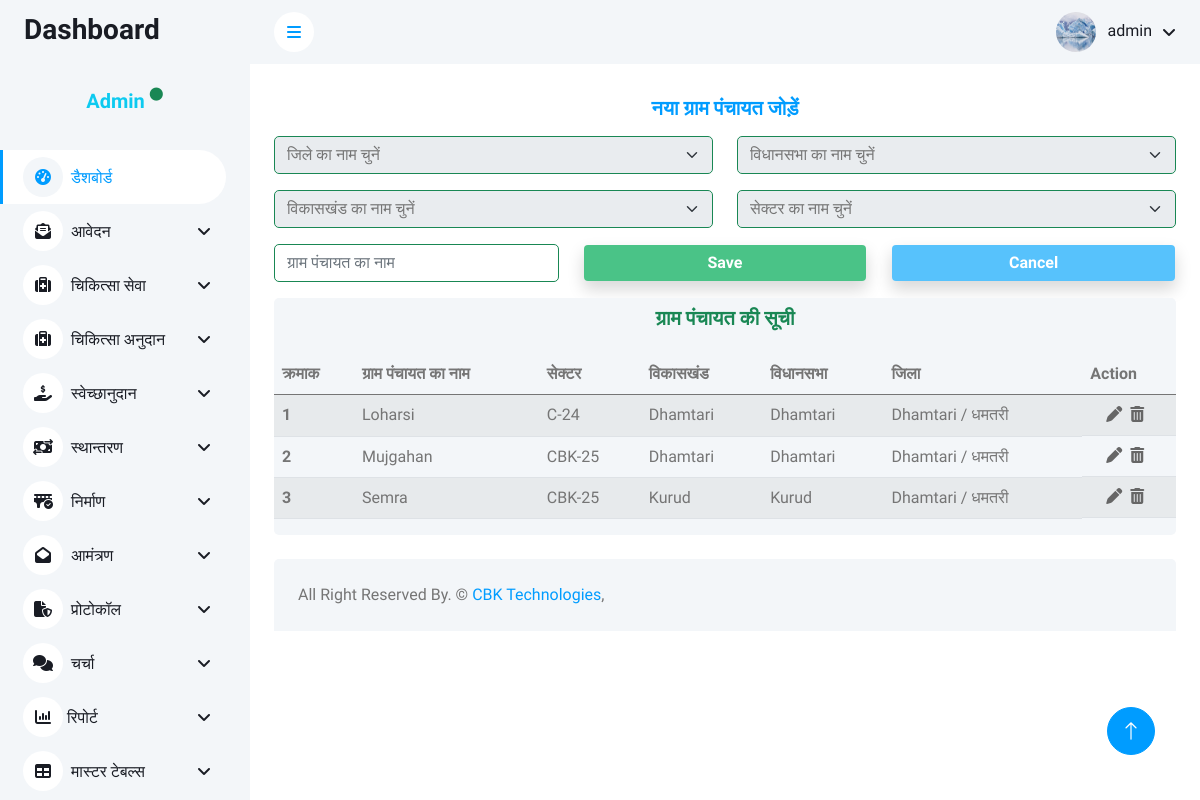
/admin/master/gram_panchayat_master.php (signed in), run on an earlier commit of the app's database.
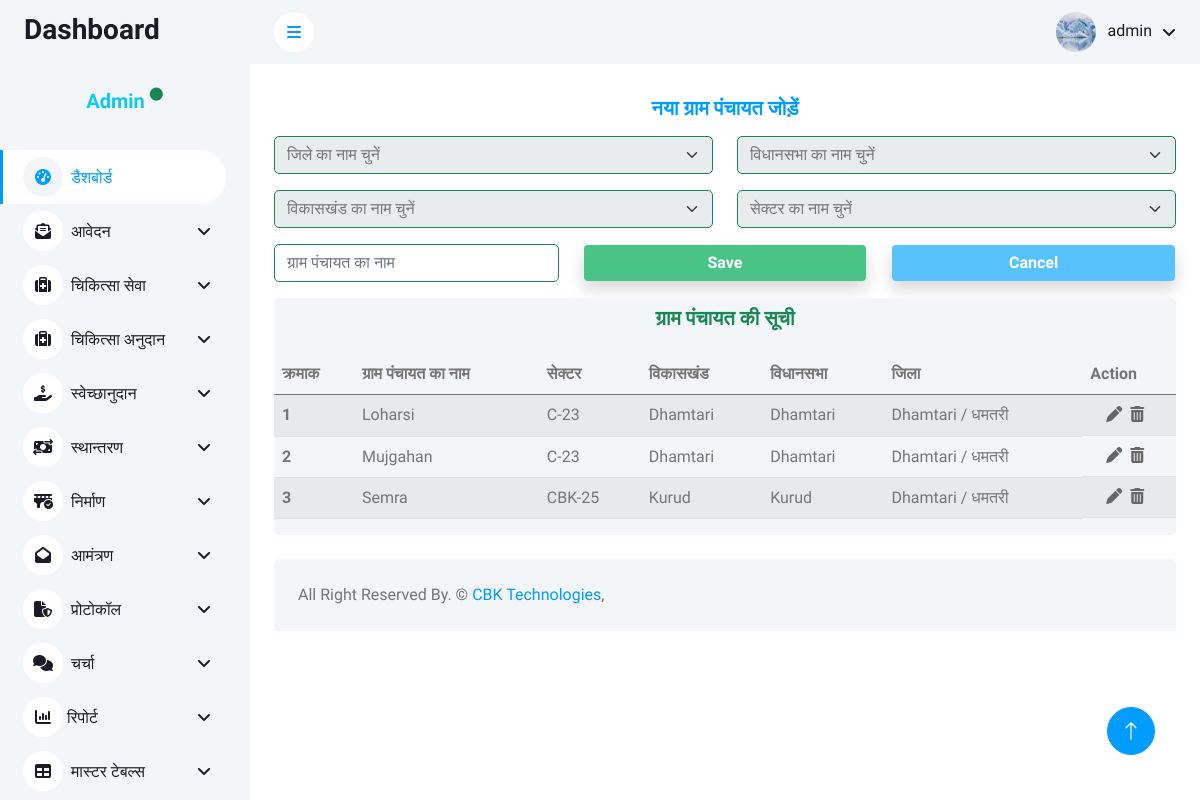
And on a later commit of the database.
### tables this page shows
CREATE TABLE `gram_panchayat_master` (
  `gram_panchayat_id` int(11) NOT NULL,
  `gram_panchayat_name` varchar(200) NOT NULL,
  `vikaskhand_id` int(11) NOT NULL,
  `vidhansabha_id` int(11) NOT NULL,
  `district_id` int(11) NOT NULL,
  `sector_id` int(11) NOT NULL,
  `area_id` int(11) NOT NULL
);

CREATE TABLE `sector_master` (
  `sector_id` int(11) NOT NULL,
  `sector_name` varchar(200) NOT NULL,
  `district_id` int(11) NOT NULL,
  `vidhansabha_id` int(11) NOT NULL,
  `vikaskhand_id` int(11) NOT NULL,
  `area_id` int(11) NOT NULL
);

CREATE TABLE `vikaskhand_master` (
  `vikaskhand_id` int(11) NOT NULL,
  `vikaskhand_name` varchar(200) NOT NULL,
  `vidhansabha_id` int(11) NOT NULL,
  `district_id` int(11) NOT NULL,
  `area_id` int(11) NOT NULL
);

CREATE TABLE `vidhansabha_master` (
  `vidhansabha_id` int(11) NOT NULL,
  `vidhansabha_name` varchar(200) NOT NULL,
  `district_id` int(11) NOT NULL
);

CREATE TABLE `district_master` (
  `district_id` int(11) NOT NULL,
  `district_name` varchar(200) NOT NULL
);

### admin/master/gram_panchayat_master.php (the view, shortened to what this page needs)
<?php include('../config/dbconnection.php') ?>
<?php
$tblname = "gram_panchayat_master";
$tblkey = "gram_panchayat_id";
$gram_panchayat_name = "";
?>
<?php include('../includes/header.php') ?>
<?php include('../includes/sidebar.php') ?>
<?php include('../includes/navbar.php') ?>
<div class="container-fluid pt-4 px-4">
    <form method="post">
        <div class="row text-center align-items-center">
            <h5 class="text-center fw-bolder text-primary mb-3">नया ग्राम पंचायत जोड़ें</h5>
            <div class="col-lg-6 text-center mb-3">
                <select name="district_id" id="districtSelect" class="form-select form-control border-success" required>
                    <option selected>जिले का नाम चुनें</option>
                </select>
            </div>
            <div class="col-lg-6 text-center mb-3">
                <select name="vidhansabha_id" id="vidhansabhaSelect" class="form-select form-control border-success" required>
                    <option selected>विधानसभा का नाम चुनें</option>
                </select>
            </div>
            <div class="col-lg-6 text-center mb-3">
                <select name="vikaskhand_id" id="vikaskhandSelect" class="form-select form-control border-success" required>
                    <option selected>विकासखंड का नाम चुनें</option>
                </select>
            </div>
            <div class="col-lg-6 text-center mb-3">
                <select name="sector_id" id="sectorSelect" class="form-select form-control border-success" required>
                    <option selected>सेक्टर का नाम चुनें</option>
                </select>
            </div>
            <div class="col-lg-4 text-center mb-3">
                <input type="text" name="gram_panchayat_name" class="form-control border-success" placeholder="ग्राम पंचायत का नाम" required value="<?= $gram_panchayat_name ?>">
            </div>
            <div class="col-lg-4 text-center mb-3">
                <button name="submit_gram_panchayat" class="form-control text-center text-white btn text-center shadow" type="submit" style="background-color:#4ac387;"><b>Save</b></button>
            </div>
            <div class="col-lg-4 text-center mb-3">
                <button name="cancel_gram_panchayat" class="form-control text-center text-white btn text-center shadow" type="reset" style="background-color:#57c2fc;"><b>Cancel</b></button>
            </div>
        </div>
    </form>
    <div class="row">
        <div class="col-sm-12 col-lg-12">
            <div class="bg-light rounded" style="overflow-y: scroll;">
                <h5 class="mb-4 text-center mt-2 text-success fw-bolder">ग्राम पंचायत की सूची</h5>
                <table class="table table-striped">
                    <thead class="head">
                        <tr>
                            <th scope="col">क्रमाक</th>
                            <th scope="col">ग्राम पंचायत का नाम</th>
                            <th scope="col">सेक्टर</th>
                            <th scope="col">विकासखंड</th>
                            <th scope="col">विधानसभा</th>
                            <th scope="col">जिला</th>
                            <th scope="col">Action</th>
                        </tr>
                    </thead>
                    <tbody>
                        <?php
                        $i = 1;
                        $sql = "SELECT g.gram_panchayat_id, g.gram_panchayat_name, v.vikaskhand_name, vs.vidhansabha_name, d.district_name, s.sector_name
            FROM gram_panchayat_master g
            JOIN vikaskhand_master v ON g.vikaskhand_id = v.vikaskhand_id
            JOIN vidhansabha_master vs ON g.vidhansabha_id = vs.vidhansabha_id
            JOIN district_master d ON g.district_id = d.district_id
            JOIN sector_master s ON g.sector_id = s.sector_id
            ORDER BY g.gram_panchayat_id DESC";
                        $fetch = mysqli_query($conn, $sql);
                        while ($row = mysqli_fetch_array($fetch)) {
                        ?>
                            <tr>
                                <th scope="row"><?= $i++ ?></th>
                                <td><?= $row['gram_panchayat_name'] ?></td>
                                <td><?= $row['sector_name'] ?></td>
                                <td><?= $row['vikaskhand_name'] ?></td>
                                <td><?= $row['vidhansabha_name'] ?></td>
                                <td><?= $row['district_name'] ?></td>
                                <td class="d-flex justify-content-center flex-row action">
                                    <a href="?edit_id=<?= $row['gram_panchayat_id'] ?>"><i class="fas fa-pen me-2" title="Edit"></i></a>
                                    <a href="#" onclick="confirmDelete(<?= $row['gram_panchayat_id']; ?>, '<?= $tblname; ?>' ,'<?= $tblkey ?>')"><i class="fas fa-trash-alt me-2" title="Delete"></i></a>
                                </td>
                            </tr>
                        <?php } ?>
                    </tbody>
                </table>
            </div>
        </div>
    </div>
</div>
<?php include('../includes/footer.php'); ?>

What changed in the data, as far as the page shows it:
changed gram_panchayat_master "Loharsi": sector.sector_name "C-24" → "C-23"
changed gram_panchayat_master "Mujgahan": sector.sector_name "CBK-25" → "C-23"
